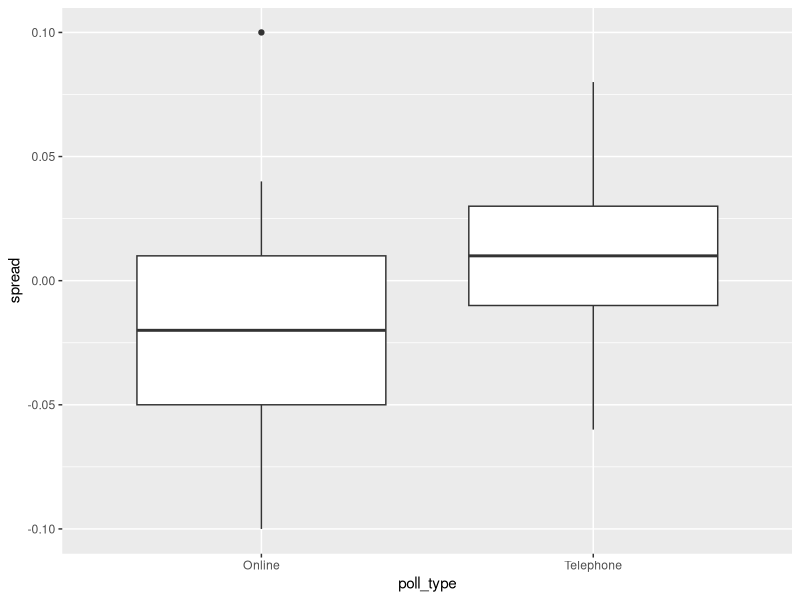
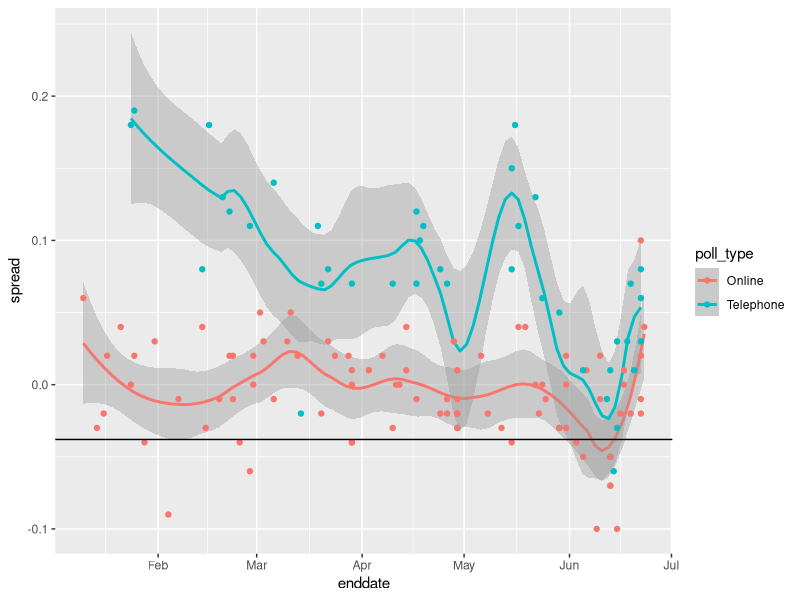
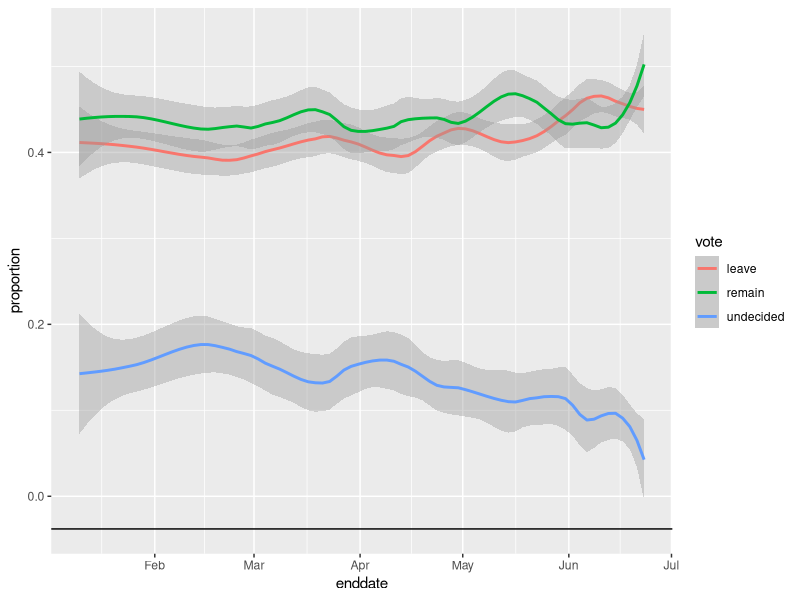

R code for these plots, in order:
library(tidyverse)
options(digits = 3)

# load brexit_polls object
library(dslabs)
data(brexit_polls)

p <- 0.481    # official proportion voting "Remain"
d <- 2*p-1    # official spread
N = 1500

X = p*N 
X
se = sqrt(p*(1-p)*N)
se

X_hat = 0.481
se_hat = sqrt(p*(1-p)/N)
se_hat
d
2*se

head(brexit_polls)
brexit_polls <- brexit_polls %>%
  mutate(x_hat = (spread+1)/2)

head(brexit_polls)
mean(brexit_polls$spread)
sd(brexit_polls$spread)
sd(brexit_polls$spread)/sqrt(sum(brexit_polls$samplesize))
mean(brexit_polls$x_hat)
sd(brexit_polls$x_hat)

brexit_polls[1,]
brexit_polls[[1,10]]
se = sqrt(0.52*0.48/4772)
c( brexit_polls[[1,10]] - qnorm(0.975)*se
, brexit_polls[[1,10]] + qnorm(0.975)*se
 )
qnorm(0.975)*0.0129

library(tidyverse)

# load brexit_polls object and add x_hat column
library(dslabs)
data(brexit_polls)
brexit_polls <- brexit_polls %>%
  mutate(x_hat = (spread + 1)/2)

# final proportion voting "Remain"
p <- 0.481
june_polls = brexit_polls %>% 
  filter( enddate >= "2016-06-01") 
june_polls
june_polls <- june_polls %>%
  mutate(se_x_hat = sqrt(x_hat*(1-x_hat)/samplesize) ) %>%
  mutate(sp_se_x_hat = 2*se_x_hat ) %>%
  mutate(lower = spread - qnorm(0.975)*sp_se_x_hat, upper = spread + qnorm(0.975)*sp_se_x_hat) %>%
  mutate(hit = -0.038>=lower & -0.038<=upper) 


z = june_polls %>% filter(0>=lower & 0<=upper)
z
z = june_polls %>% filter(lower>0)
z = june_polls %>% filter(-0.038>=lower & -0.038<=upper)

z = june_polls %>% group_by(pollster) %>%
             summarize(avg = mean(hit),n = n()) %>%
             arrange(desc(avg))
june_polls %>% ggplot(aes(x=poll_type,y=spread)) + geom_boxplot()

combined_by_type <- june_polls %>%
  group_by(poll_type) %>%
  summarize(N = sum(samplesize),
            spread = sum(spread*samplesize)/N,
            p_hat = (spread + 1)/2)
combined_by_type = combined_by_type %>%mutate(se = sqrt(p_hat*(1-p_hat)/N)) %>%
                    mutate(lower = spread - qnorm(0.975)*2*se, upper = spread + qnorm(0.975)*2*se)
combined_by_type


library(tidyverse)

# load brexit_polls object and add x_hat column
library(dslabs)
data(brexit_polls)
brexit_polls <- brexit_polls %>%
  mutate(x_hat = (spread + 1)/2)

# final proportion voting "Remain"
p <- 0.481

brexit_hit <- brexit_polls %>%
  mutate(p_hat = (spread + 1)/2,
         se_spread = 2*sqrt(p_hat*(1-p_hat)/samplesize),
         spread_lower = spread - qnorm(.975)*se_spread,
         spread_upper = spread + qnorm(.975)*se_spread,
         hit = spread_lower < -0.038 & spread_upper > -0.038) %>%
  select(poll_type, hit)
brexit_hit
z =  brexit_hit %>% filter(poll_type == "Online")
z1 = z %>% filter(hit==TRUE)
y =  brexit_hit %>% filter(poll_type == "Telephone")
y
y1 = y %>% filter(hit==TRUE)
y1
z1
count(z,hit=FALSE)
mean(z$hit)
85-48
two_by_two <- data.frame(awarded = c("yes", "no"), 
                         Online = c(48, 37),
                         Telephone = c(10, 32))
two_by_two
chisq_test <- two_by_two %>% select(-awarded) %>% chisq.test()
chisq_test$p.value

odds_men <- with(two_by_two, (Online[1]/sum(Online)) / (Online[2]/sum(Online)))
odds_men
odds_tel <- with(two_by_two, (Telephone[1]/sum(Telephone)) / (Telephone[2]/sum(Telephone)))
odds_tel
odds_men - odds_tel
odds_men / odds_tel

brexit_polls 
brexit_polls %>% ggplot(aes(x=enddate,y=spread,color=poll_type)) + geom_smooth(span = 0.3) + geom_point() + geom_hline(yintercept= -.038)
brexit_polls

brexit_long <- brexit_polls %>%
  gather(vote, proportion, "remain":"undecided") %>%
  mutate(vote = factor(vote))
brexit_long

brexit_long %>% ggplot(aes(x=enddate,y=proportion,color=vote)) + geom_smooth(span = 0.3) + geom_hline(yintercept= -.038)
